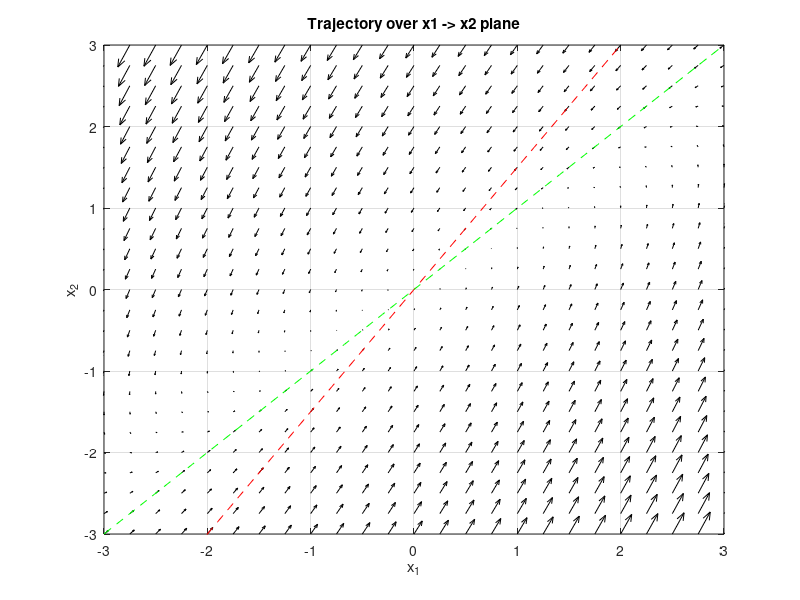

This chart was generated by the following MATLAB code:
A = [1 -2; 3 -4];

[x1, x2] = meshgrid(linspace(-3, 3, 25));
u = A(1,1)*x1 + A(1,2)*x2;
v = A(2,1)*x1 + A(2,2)*x2;

figure;
quiver(x1,x2,u,v,'k');
hold on;

x_vals = linspace(-3,3,50);

plot(x_vals, 1.5*x_vals, 'r--') %% First eigen vector is [2; 3]
plot(x_vals, x_vals, 'g--')     %% Second eigen vector is [1; 1]

xlabel('x_1')
ylabel('x_2')
title('Trajectory over x1 -> x2 plane')
grid on
axis([-3 3 -3 3])
